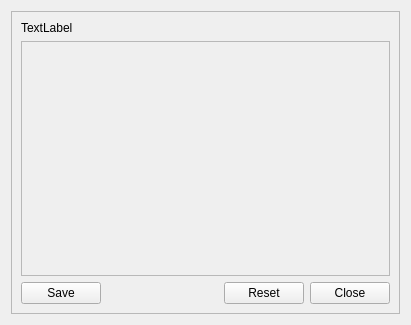
<?xml version="1.0" encoding="UTF-8"?>
<ui version="4.0">
 <class>FormPropertyWidget</class>
 <widget class="QWidget" name="FormPropertyWidget">
  <property name="geometry">
   <rect>
    <x>0</x>
    <y>0</y>
    <width>411</width>
    <height>325</height>
   </rect>
  </property>
  <property name="windowTitle">
   <string>Form</string>
  </property>
  <layout class="QVBoxLayout" name="verticalLayout">
   <item>
    <widget class="QFrame" name="frame">
     <property name="autoFillBackground">
      <bool>true</bool>
     </property>
     <property name="frameShape">
      <enum>QFrame::StyledPanel</enum>
     </property>
     <property name="frameShadow">
      <enum>QFrame::Raised</enum>
     </property>
     <layout class="QVBoxLayout" name="verticalLayout_2">
      <item>
       <widget class="QLabel" name="labelProperty">
        <property name="text">
         <string>TextLabel</string>
        </property>
       </widget>
      </item>
      <item>
       <widget class="QScrollArea" name="scrollAreaProperty">
        <property name="widgetResizable">
         <bool>true</bool>
        </property>
        <widget class="QWidget" name="scrollAreaWidgetContents">
         <property name="geometry">
          <rect>
           <x>0</x>
           <y>0</y>
           <width>371</width>
           <height>236</height>
          </rect>
         </property>
        </widget>
       </widget>
      </item>
      <item>
       <layout class="QHBoxLayout" name="horizontalLayout">
        <item>
         <widget class="QPushButton" name="pushButtonSave">
          <property name="text">
           <string>Save</string>
          </property>
         </widget>
        </item>
        <item>
         <spacer name="horizontalSpacer">
          <property name="orientation">
           <enum>Qt::Horizontal</enum>
          </property>
          <property name="sizeHint" stdset="0">
           <size>
            <width>40</width>
            <height>20</height>
           </size>
          </property>
         </spacer>
        </item>
        <item>
         <widget class="QPushButton" name="pushButtonReset">
          <property name="text">
           <string>Reset</string>
          </property>
         </widget>
        </item>
        <item>
         <widget class="QPushButton" name="pushButtonClose">
          <property name="text">
           <string>Close</string>
          </property>
         </widget>
        </item>
       </layout>
      </item>
     </layout>
    </widget>
   </item>
  </layout>
 </widget>
 <resources/>
 <connections>
  <connection>
   <sender>pushButtonSave</sender>
   <signal>clicked()</signal>
   <receiver>FormPropertyWidget</receiver>
   <slot>slot_pushButtonClose()</slot>
   <hints>
    <hint type="sourcelabel">
     <x>83</x>
     <y>285</y>
    </hint>
    <hint type="destinationlabel">
     <x>110</x>
     <y>294</y>
    </hint>
   </hints>
  </connection>
  <connection>
   <sender>pushButtonReset</sender>
   <signal>clicked()</signal>
   <receiver>FormPropertyWidget</receiver>
   <slot>slot_pushButtonReset()</slot>
   <hints>
    <hint type="sourcelabel">
     <x>273</x>
     <y>285</y>
    </hint>
    <hint type="destinationlabel">
     <x>283</x>
     <y>296</y>
    </hint>
   </hints>
  </connection>
  <connection>
   <sender>pushButtonClose</sender>
   <signal>clicked()</signal>
   <receiver>FormPropertyWidget</receiver>
   <slot>slot_pushButtonClose()</slot>
   <hints>
    <hint type="sourcelabel">
     <x>373</x>
     <y>286</y>
    </hint>
    <hint type="destinationlabel">
     <x>406</x>
     <y>217</y>
    </hint>
   </hints>
  </connection>
 </connections>
 <slots>
  <slot>slot_pushButtonSave()</slot>
  <slot>slot_pushButtonReset()</slot>
  <slot>slot_pushButtonClose()</slot>
 </slots>
</ui>
